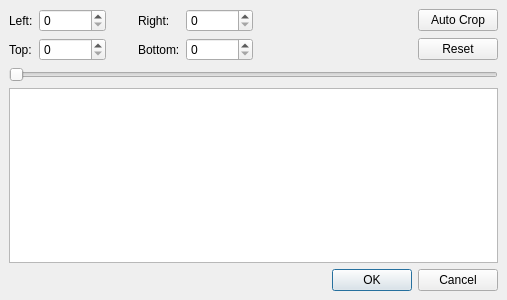
<?xml version="1.0" encoding="UTF-8"?>
<ui version="4.0">
 <class>cropDialog</class>
 <widget class="QDialog" name="cropDialog">
  <property name="geometry">
   <rect>
    <x>0</x>
    <y>0</y>
    <width>507</width>
    <height>300</height>
   </rect>
  </property>
  <property name="windowTitle">
   <string>Crop</string>
  </property>
  <layout class="QVBoxLayout">
   <property name="spacing">
    <number>6</number>
   </property>
   <property name="leftMargin">
    <number>9</number>
   </property>
   <property name="topMargin">
    <number>9</number>
   </property>
   <property name="rightMargin">
    <number>9</number>
   </property>
   <property name="bottomMargin">
    <number>9</number>
   </property>
   <item>
    <layout class="QGridLayout">
     <property name="leftMargin">
      <number>0</number>
     </property>
     <property name="topMargin">
      <number>0</number>
     </property>
     <property name="rightMargin">
      <number>0</number>
     </property>
     <property name="bottomMargin">
      <number>0</number>
     </property>
     <property name="spacing">
      <number>6</number>
     </property>
     <item row="0" column="3">
      <widget class="QLabel" name="label_2">
       <property name="text">
        <string>Right:</string>
       </property>
      </widget>
     </item>
     <item row="1" column="0">
      <widget class="QLabel" name="label_4">
       <property name="text">
        <string>Top:</string>
       </property>
      </widget>
     </item>
     <item row="0" column="4">
      <widget class="QSpinBox" name="spinBoxRight">
       <property name="maximum">
        <number>2147483647</number>
       </property>
      </widget>
     </item>
     <item row="0" column="2">
      <spacer>
       <property name="orientation">
        <enum>Qt::Horizontal</enum>
       </property>
       <property name="sizeType">
        <enum>QSizePolicy::Fixed</enum>
       </property>
       <property name="sizeHint" stdset="0">
        <size>
         <width>26</width>
         <height>20</height>
        </size>
       </property>
      </spacer>
     </item>
     <item row="1" column="5">
      <spacer>
       <property name="orientation">
        <enum>Qt::Horizontal</enum>
       </property>
       <property name="sizeHint" stdset="0">
        <size>
         <width>40</width>
         <height>20</height>
        </size>
       </property>
      </spacer>
     </item>
     <item row="1" column="6">
      <widget class="QPushButton" name="pushButtonReset">
       <property name="text">
        <string>Reset</string>
       </property>
      </widget>
     </item>
     <item row="1" column="1">
      <widget class="QSpinBox" name="spinBoxTop">
       <property name="maximum">
        <number>2147483647</number>
       </property>
      </widget>
     </item>
     <item row="1" column="4">
      <widget class="QSpinBox" name="spinBoxBottom">
       <property name="maximum">
        <number>2147483647</number>
       </property>
      </widget>
     </item>
     <item row="1" column="3">
      <widget class="QLabel" name="label_3">
       <property name="text">
        <string>Bottom:</string>
       </property>
      </widget>
     </item>
     <item row="0" column="0">
      <widget class="QLabel" name="label">
       <property name="text">
        <string>Left:</string>
       </property>
      </widget>
     </item>
     <item row="0" column="5">
      <spacer>
       <property name="orientation">
        <enum>Qt::Horizontal</enum>
       </property>
       <property name="sizeType">
        <enum>QSizePolicy::MinimumExpanding</enum>
       </property>
       <property name="sizeHint" stdset="0">
        <size>
         <width>40</width>
         <height>20</height>
        </size>
       </property>
      </spacer>
     </item>
     <item row="0" column="1">
      <widget class="QSpinBox" name="spinBoxLeft">
       <property name="maximum">
        <number>2147483647</number>
       </property>
      </widget>
     </item>
     <item row="0" column="6">
      <widget class="QPushButton" name="pushButtonAutoCrop">
       <property name="text">
        <string>Auto Crop</string>
       </property>
      </widget>
     </item>
     <item row="1" column="2">
      <spacer>
       <property name="orientation">
        <enum>Qt::Horizontal</enum>
       </property>
       <property name="sizeType">
        <enum>QSizePolicy::Fixed</enum>
       </property>
       <property name="sizeHint" stdset="0">
        <size>
         <width>26</width>
         <height>20</height>
        </size>
       </property>
      </spacer>
     </item>
    </layout>
   </item>
   <item>
    <layout class="QHBoxLayout" name="toolboxLayout"/>
   </item>
   <item>
    <widget class="ADM_flyNavSlider" name="horizontalSlider">
     <property name="orientation">
      <enum>Qt::Horizontal</enum>
     </property>
    </widget>
   </item>
   <item>
    <widget class="QGraphicsView" name="graphicsView"/>
   </item>
   <item>
    <widget class="QDialogButtonBox" name="buttonBox">
     <property name="orientation">
      <enum>Qt::Horizontal</enum>
     </property>
     <property name="standardButtons">
      <set>QDialogButtonBox::Cancel|QDialogButtonBox::Ok</set>
     </property>
    </widget>
   </item>
  </layout>
 </widget>
 <customwidgets>
  <customwidget>
   <class>ADM_flyNavSlider</class>
   <extends>ADM_QSlider</extends>
   <header>ADM_toolkitQt.h</header>
  </customwidget>
  <customwidget>
   <class>ADM_QSlider</class>
   <extends>QSlider</extends>
   <header>ADM_toolkitQt.h</header>
  </customwidget>
 </customwidgets>
 <tabstops>
  <tabstop>spinBoxLeft</tabstop>
  <tabstop>spinBoxRight</tabstop>
  <tabstop>spinBoxTop</tabstop>
  <tabstop>spinBoxBottom</tabstop>
  <tabstop>pushButtonAutoCrop</tabstop>
  <tabstop>pushButtonReset</tabstop>
  <tabstop>horizontalSlider</tabstop>
  <tabstop>graphicsView</tabstop>
  <tabstop>buttonBox</tabstop>
 </tabstops>
 <resources/>
 <connections>
  <connection>
   <sender>buttonBox</sender>
   <signal>accepted()</signal>
   <receiver>cropDialog</receiver>
   <slot>accept()</slot>
   <hints>
    <hint type="sourcelabel">
     <x>248</x>
     <y>254</y>
    </hint>
    <hint type="destinationlabel">
     <x>157</x>
     <y>274</y>
    </hint>
   </hints>
  </connection>
  <connection>
   <sender>buttonBox</sender>
   <signal>rejected()</signal>
   <receiver>cropDialog</receiver>
   <slot>reject()</slot>
   <hints>
    <hint type="sourcelabel">
     <x>316</x>
     <y>260</y>
    </hint>
    <hint type="destinationlabel">
     <x>286</x>
     <y>274</y>
    </hint>
   </hints>
  </connection>
 </connections>
</ui>
